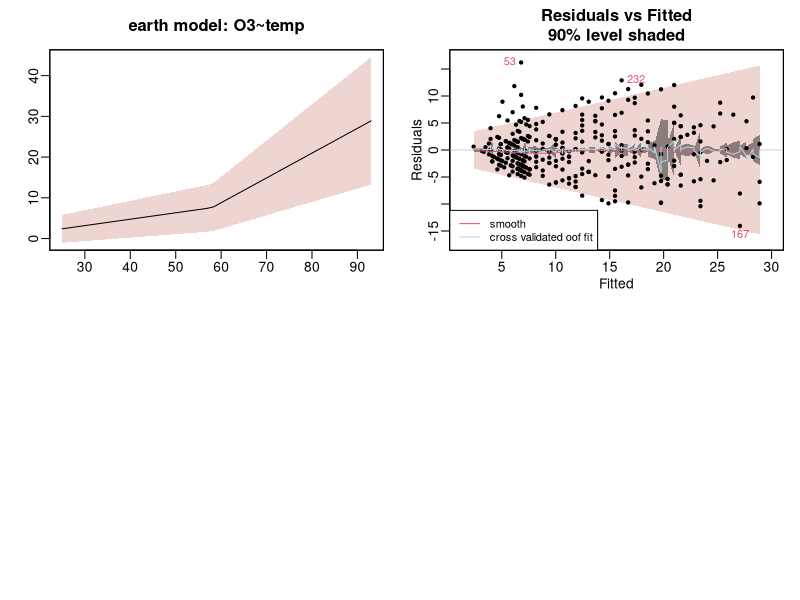

This chart was generated by the following R code:
library(earth)


### Name: varmod
### Title: Variance models for estimating prediction intervals
### Aliases: varmod summary.varmod

### ** Examples

data(ozone1)

set.seed(1) # optional, for cross validation reproducibility

# note: should really use ncross=30 below but for a quick demo we don't

earth.mod <- earth(O3~temp, data=ozone1, nfold=10, ncross=3, varmod.method="lm")

print(summary(earth.mod)) # note additional info on the variance model

old.mfrow <- par(mfrow=c(2,2), mar=c(3, 3, 3, 1), mgp=c(1.5, 0.5, 0))

plotmo(earth.mod, do.par=FALSE, response.col=1, level=.90, main="earth model: O3~temp")

plot(earth.mod, which=3, level=.90) # residual plot: note 90% pred and darker conf intervals

par(par=old.mfrow)
